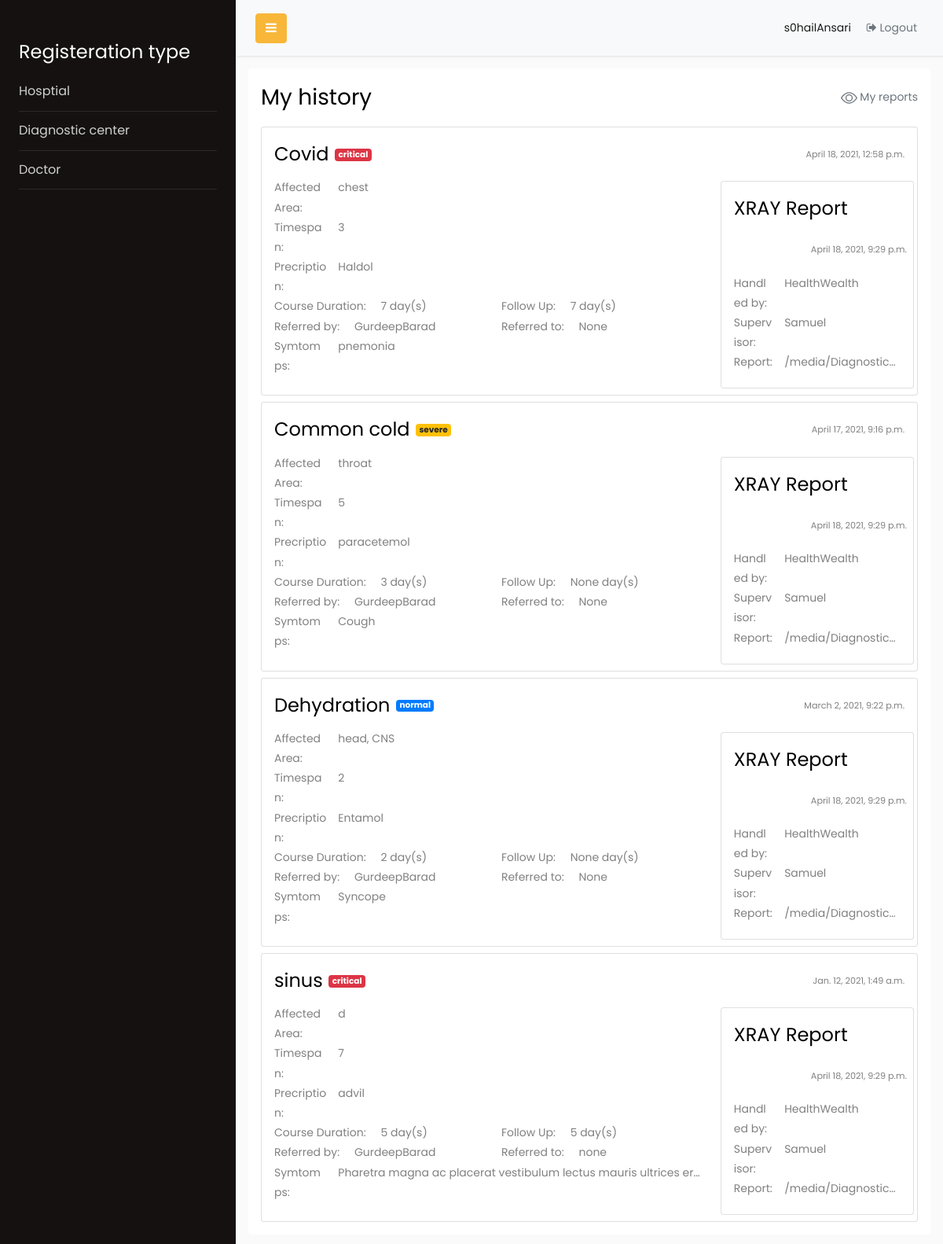
Page /p/viewHistory/ (signed in) on the committed database.
### ARCIT/models.py (models this page shows)
class User(AbstractUser):
    id = models.BigAutoField(primary_key=True)
    is_patient = models.BooleanField(default=False)
    is_doctor = models.BooleanField(default=False)
    is_hospital = models.BooleanField(default=False)
    is_diagnosticDepartment = models.BooleanField(default=False)

### Patient/models.py (models this page shows)
class PatientHistory(models.Model):
    id = models.BigAutoField(primary_key=True)
    user = models.ForeignKey(settings.AUTH_USER_MODEL, related_name='user', on_delete=models.CASCADE)
    medical_status = models.CharField(max_length=50)
    symtomps = models.CharField(max_length=1000)
    disease	= models.CharField(max_length=200)
    affected_area = models.CharField(max_length=200)
    timespan = models.CharField(max_length=100)
    prescription = models.CharField(max_length=1000)
    course_duration = models.CharField(max_length=100)
    follow_up = models.CharField(max_length=100,null=True)
    referred_from = models.ForeignKey(settings.AUTH_USER_MODEL, related_name='referred_from', on_delete=models.CASCADE)
    referred_to= models.CharField(max_length=100,null=True)
    created_on = models.DateTimeField(default=timezone.now, blank=False)

### Patient/views.py (the view)
class ViewPatientHistory(TemplateView):
    template_name='Patient/viewHistory.html'
    def get(self,request, *args, **kwargs):
        user = User.objects.get(username=request.session['loggedin_username'])
        model = PatientHistory.objects.filter(user=user).order_by("-created_on")
        return render(request,self.template_name,{'models':model})

### templates/Patient/viewHistory.html (shortened to what this page needs)
{% extends 'sidebar.html' %}
{% block content %}
    <div style="height:calc(100vh - 105px)">
        <div class="card pl-3 pt-3 pb-3 pr-0 border-0" style="height:100%">
            <div>
                <span class="float-left"><h3>My history</h3></span>
                <a href="{% url 'viewReport_p' %}" class="float-right mt-2">
                    <span class="text-secondary" >
                        <span class="pt-1 mr-3">My reports</span>
                    </span>
                </a>
            </div>
            <div style="overflow: auto;">
            <div class="pr-3">
                {% if models|length == 0 %}
                    <p class="mt-3">No patient history found</P>
                {% else %}
                {% for model in models %}
                <div class="col p-0">
                    <div class="card mt-2">
                        <div>
                            <div class="mt-3 pl-3 float-left">
                                <span class="h4 mb-0">{{model.disease}}</span>
                                <span class="ml-1 align-text-top badge badge-{% if model.medical_status == 'critical' %}danger{% elif model.medical_status == 'normal' %}primary{% else %}warning{% endif %}">
                                {{model.medical_status}}</span>
                            </div>
                            <div class="mb-3 mt-4 pr-3 small float-right">
                                <span>{{model.created_on}}</span>
                            </div>
                        </div>
                        <div class="row m-0">
                            <span style="width:70%">
                                <div class="card-body pt-1 pl-3">
                                    <div class="row">
                                        <span class="col-2">Affected Area:</span>
                                        <span class="col-10 pl-0">{{model.affected_area}}<span>
                                    </div>
                                    <div class="row">
                                        <span class="col-2">Timespan:</span>
                                        <span class="col-10 pl-0">{{model.timespan}}<span>
                                    </div>
                                    <div class="row">
                                        <span class="col-2">Precription:</span>
                                        <span class="col-10 pl-0">{{model.prescription}}<span>
                                    </div>
                                    <div class="row">
                                        <div class="w-50">
                                            <span class="col-2">Course Duration:</span>
                                            <span class="col-10 pl-0">{{model.course_duration}} day(s)<span>
                                        </div>
                                        <div class="w-50">
                                            <span class="col-2">Follow Up:</span>
                                            <span class="col-10 pl-0">{{model.follow_up}} day(s)<span>
                                        </div>
                                    </div>
                                    <div class="row">
                                        <div class="w-50">
                                            <span class="col-2">Referred by:</span>
                                            <span class="col-10 pl-0">{{model.referred_from}}<span>
                                        </div>
                                        <div class="w-50">
                                            <span class="col-2">Referred to:</span>
                                            <span class="col-10 pl-0">{{model.referred_to}}<span>
                                        </div>
                                    </div>
                                    <div class="row">
                                        <span class="col-2">Symtomps:</span>
                                        <span class="col-10 pl-0 text-ellipsis" title="{{model.symtomps}}"> {{model.symtomps}} </span>
                                    </div>
                                </div>
                            </span>
                            <span class="card mb-2 mt-2" style="width:29.5%">
                                <div>
                                    <div class="mt-3 pl-3 float-left">
                                        <span class="h4 mb-0">XRAY Report</span>
                                    </div>
                                    <div class="mb-3 mt-4 pr-2 small float-right">
                                        <span>April 18, 2021, 9:29 p.m.</span>
                                    </div>
                                </div>
                                <div class="card-body pt-1 pl-3">
                                    <div class="row">
                                        <span class="col-4">Handled by:</span>
                                        <span class="col-8 pl-0">HealthWealth<span>
                                    </div>
                                    <div class="row">
                                        <span class="col-4">Supervisor:</span>
                                        <span class="col-8 pl-0">Samuel<span>
                                    </div>
                                    <div class="row">
                                        <span class="col-4">Report:</span>
                                        <span class="col-8 pl-0 text-ellipsis" title="/media/DiagnosticDepartment/report/7_SohailAnsari.docx">/media/DiagnosticDepartment/report/7_SohailAnsari.docx<span>
                                    </div>
                                </div>
                            </span>
                        </div>
                    </div>
                </div>
                {% endfor %}
                {% endif %}
                </div>
            </div>
        </div>
    </div>
{% endblock %}

### templates/sidebar.html (shortened to what this page needs)
{% load static %}
<!doctype html>
<html lang="en">
  <head>
    <link rel="stylesheet" href="https://stackpath.bootstrapcdn.com/font-awesome/4.7.0/css/font-awesome.min.css">
    <link rel="stylesheet" href="{% static 'css/style.css' %}">
  </head>
  <body>
		<div class="wrapper d-flex align-items-stretch">
			<nav id="sidebar">
				<div class="p-4 pt-5">
                <ul class="list-unstyled components mb-5">
                    {% if request.session.is_doctor %}
                        <li class="active">
                            <a href="{% url 'doctorprofile' %}">Profile</a>
                        </li>
                        <li>
                            <a href="{% url 'registeration' role="P" %}">Register new patient</a>
                        </li>
                        <li>
                            <a href="{% url 'otpAuth' %}">Existing patient</a>
                        </li>
                      {% else %}
                        <li>
                            <h4 style="color:white">Registeration type</h4>
                        </li>
                        <li>
                            <a href="{% url 'registeration' role="H" %}">Hosptial</a>
                        </li>
                        <li>
                            <a href="{% url 'registeration' role="R" %}">Diagnostic center</a>
                        </li>
                        <li>
                            <a href="{% url 'registeration' role="D" %}">Doctor</a>
                        </li>
                    {% endif %}
                </ul>
	      </div>
    	</nav>
      <div id="content">
        <nav class="navbar navbar-expand-lg navbar-light bg-light mb-0">
          <div class="container-fluid">
            <button type="button" id="sidebarCollapse" class="btn btn-primary">
              <i class="fa fa-bars"></i>
            </button>
            <div class="collapse navbar-collapse" id="navbarSupportedContent">
              <ul class="nav navbar-nav ml-auto" >
                <li class="nav-item active">
                  {% if request.session.loggedin_username %}
                    <a href="{% url 'logout' %}" class="nav-link">
                  {% else %}
                    <a href="{% url 'login' %}" class="nav-link">
                  {% endif %}
                    <span class="mr-3">{{request.session.loggedin_username}}</span>
                    <span class="text-secondary">
                      <i class="fa fa-sign-out" aria-hidden="true"></i>
                        <span class="pt-1" onclick="resetActiveSelection()">
                            {% if request.session.loggedin_username %}
                                Logout
                            {% else %}
                                Login
                            {% endif %}
                        </span>
                    </span>
                </a>
              </ul>
            </div>
          </div>
        </nav>
        <div class="p-3">
          {% block content %} {% endblock content %}
        </div>
      </div>
		</div>
  </body>
</html>

### rows in the picture
User: session.loggedin_username "s0hailAnsari"
PatientHistory: disease "Covid", medical_status "critical", created_on "April 18, 2021, 12:58 p.m.", affected_area "chest", timespan "3", prescription "Haldol", course_duration "7", follow_up "7", referred_from "GurdeepBarad", referred_to "None", symtomps "pnemonia"
PatientHistory: disease "Common cold", medical_status "severe", created_on "April 17, 2021, 9:16 p.m.", affected_area "throat", timespan "5", prescription "paracetemol", course_duration "3", follow_up "None", referred_from "GurdeepBarad", referred_to "None", symtomps "Cough"
PatientHistory: disease "Dehydration", medical_status "normal", created_on "March 2, 2021, 9:22 p.m.", affected_area "head, CNS", timespan "2", prescription "Entamol", course_duration "2", follow_up "None", referred_from "GurdeepBarad", referred_to "None", symtomps "Syncope"
PatientHistory: disease "sinus", medical_status "critical", created_on "Jan. 12, 2021, 1:49 a.m.", affected_area "d", timespan "7", prescription "advil", course_duration "5", follow_up "5", referred_from "GurdeepBarad", referred_to "none", symtomps "Pharetra magna ac placerat vestibulum lectus mauris ultrices er…"
